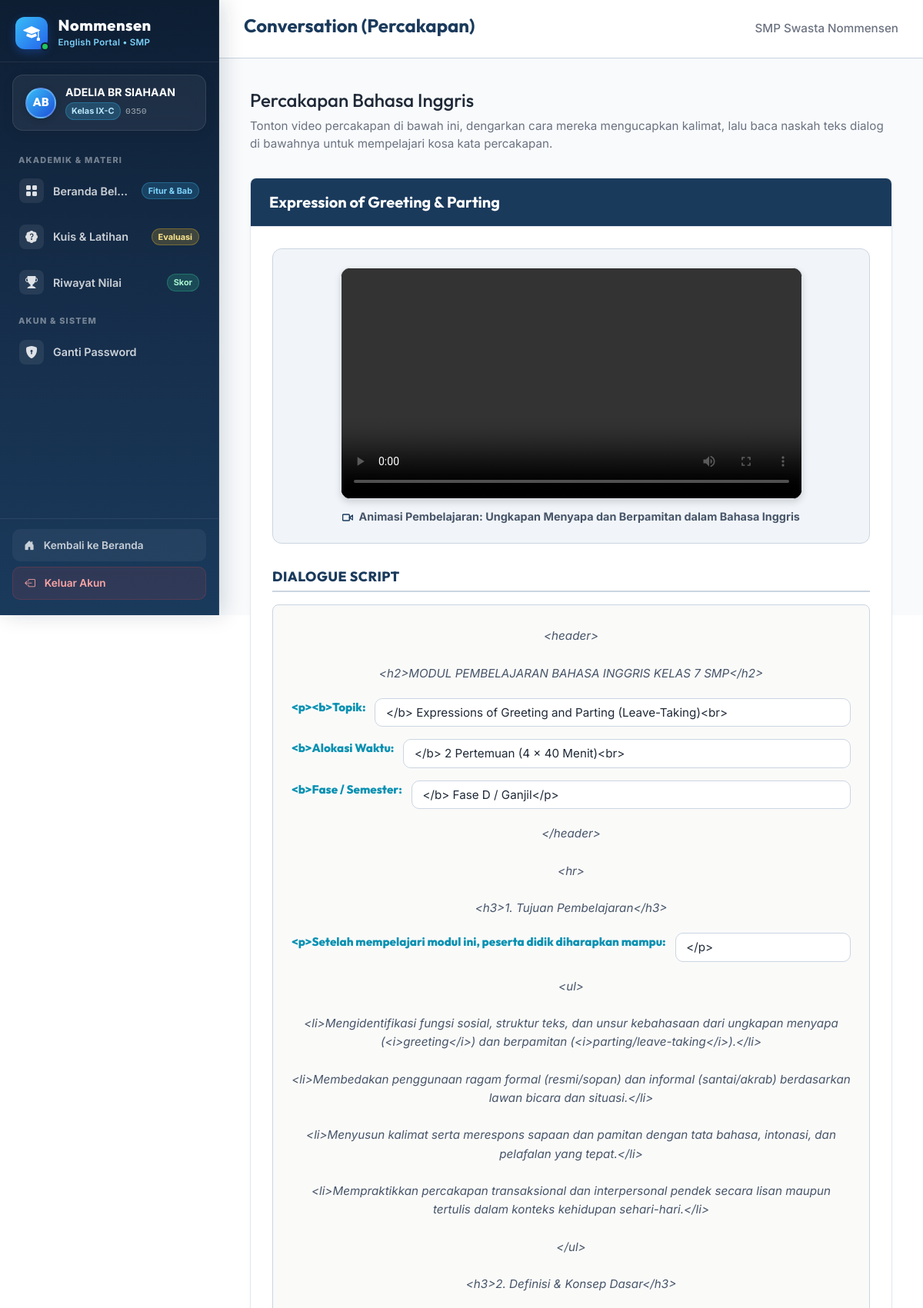
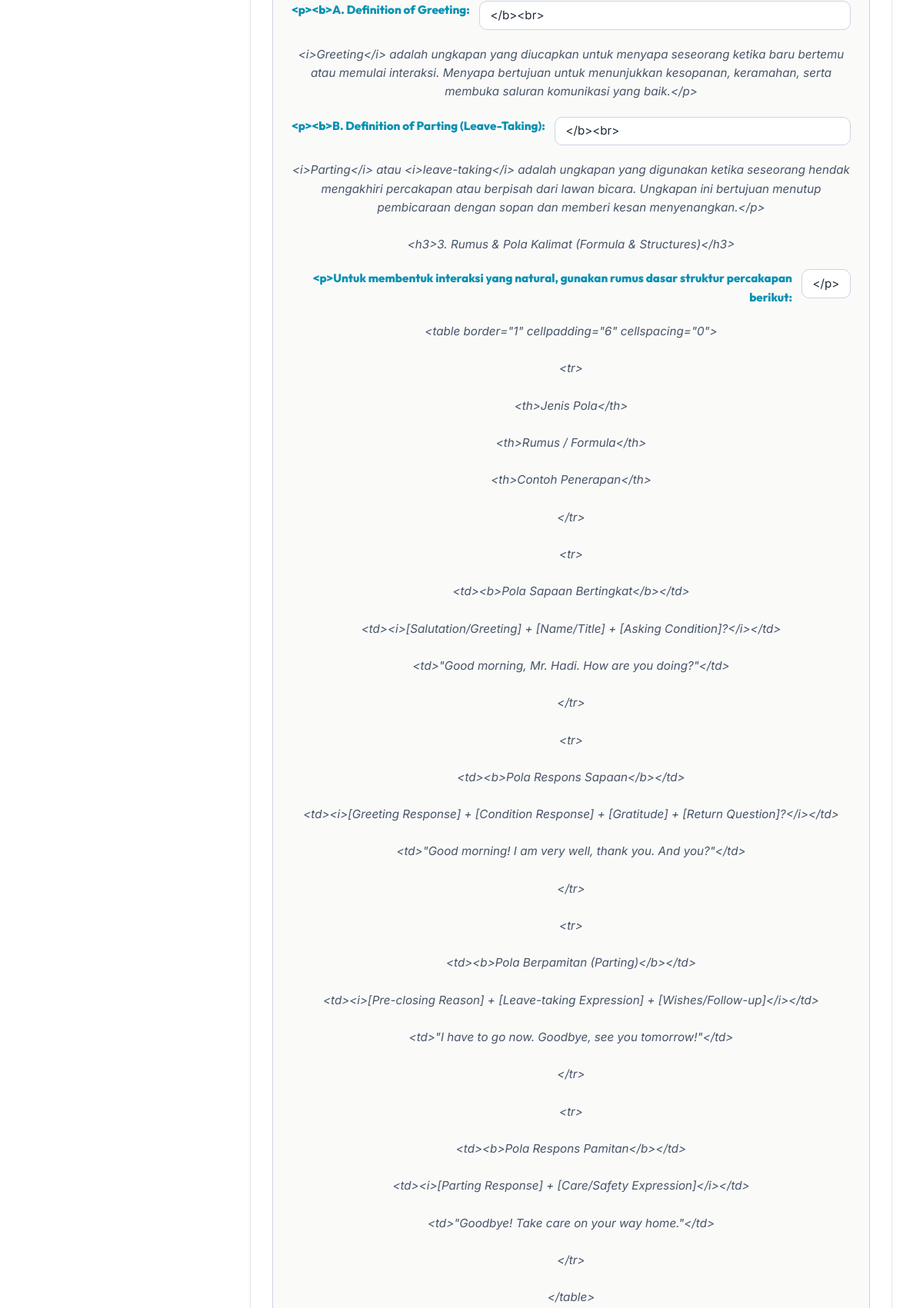
Page /siswa/conversation.php (signed in, upper part) on the committed database (2 pictures, top to bottom).
### tables this page shows
CREATE TABLE `tb_materi` (
  `id_materi` int(11) NOT NULL AUTO_INCREMENT,
  `kategori` varchar(50) NOT NULL,
  `semester` tinyint(1) NOT NULL DEFAULT 1,
  `urutan` int(11) NOT NULL DEFAULT 1,
  `judul_materi` varchar(150) NOT NULL,
  `ringkasan` text DEFAULT NULL,
  `konten_teks` text DEFAULT NULL,
  `created_at` timestamp NOT NULL DEFAULT current_timestamp(),
  `id_guru` int(11) DEFAULT NULL,
  PRIMARY KEY (`id_materi`),
  KEY `id_guru` (`id_guru`),
  CONSTRAINT `tb_materi_ibfk_1` FOREIGN KEY (`id_guru`) REFERENCES `tb_guru` (`id_guru`) ON DELETE SET NULL
);

CREATE TABLE `tb_video` (
  `id_video` int(11) NOT NULL AUTO_INCREMENT,
  `id_materi` int(11) DEFAULT NULL,
  `file_video` varchar(255) NOT NULL,
  `keterangan` varchar(255) DEFAULT NULL,
  PRIMARY KEY (`id_video`),
  KEY `id_materi` (`id_materi`),
  CONSTRAINT `tb_video_ibfk_1` FOREIGN KEY (`id_materi`) REFERENCES `tb_materi` (`id_materi`) ON DELETE CASCADE
);

### siswa/conversation.php (the view, shortened to what this page needs)
<?php
require_once '../config.php';
try {
    $stmt_materi = $pdo->prepare("
        SELECT DISTINCT m.*
        FROM tb_materi m
        JOIN tb_video v ON m.id_materi = v.id_materi
        ORDER BY m.urutan ASC
    ");
    $stmt_materi->execute();
    $units = $stmt_materi->fetchAll();
} catch (PDOException $e) {
    die("Gagal mengambil data materi: " . $e->getMessage());
}
require_once '../includes/header.php';
require_once '../includes/sidebar.php';
?>
<main class="siswa-main">
    <header class="siswa-header">
        <h1>Conversation (Percakapan)</h1>
        <div class="siswa-header-school">SMP Swasta Nommensen</div>
    </header>
    <div class="siswa-content">
        <div style="margin-bottom: 2rem;">
            <h2 style="font-family: 'Outfit', sans-serif; font-size: 1.5rem; color: #1f2937; margin-bottom: 0.5rem;">Percakapan Bahasa Inggris</h2>
            <p style="color: #6b7280; font-size: 0.95rem;">Tonton video percakapan di bawah ini, dengarkan cara mereka mengucapkan kalimat, lalu baca naskah teks dialog di bawahnya untuk mempelajari kosa kata percakapan.</p>
        </div>
        <?php if (empty($units)): ?>
            <div style="background: #ffffff; padding: 2rem; border-radius: 8px; border: 1px solid #cbd5e1; text-align: center; color: #6b7280;">
                Belum ada materi Conversation yang tersedia saat ini.
            </div>
        <?php else: ?>
            <?php foreach ($units as $unit): ?>
                <?php
                try {
                    $stmt_video = $pdo->prepare("SELECT * FROM tb_video WHERE id_materi = :id LIMIT 1");
                    $stmt_video->execute(['id' => $unit['id_materi']]);
                    $video = $stmt_video->fetch();
                } catch (PDOException $e) {
                    $video = null;
                }
                ?>
                <div style="margin-bottom: 3.5rem; background: #ffffff; border: 1px solid #e2e8f0; box-shadow: var(--shadow-sm); border-radius: 8px; overflow: hidden; box-shadow: 0 4px 6px rgba(0, 0, 0, 0.03);">
                    <div style="background-color: var(--accent-blue); color: #ffffff; padding: 1rem 1.5rem; font-family: 'Outfit', sans-serif; font-weight: 700; font-size: 1.25rem; border-bottom: 1px solid #e2e8f0;">
                        <?= htmlspecialchars($unit['judul_materi']) ?>
                    </div>
                    <div style="padding: 1.75rem;">
                        <div style="display: flex; flex-direction: column; align-items: center; margin-bottom: 2rem; background-color: #f1f5f9; padding: 1.5rem; border-radius: 12px; border: 1px solid var(--border-color);">
                            <?php if ($video): ?>
                                <video src="../assets/video/<?= htmlspecialchars($video['file_video']) ?>" controls style="width: 100%; max-width: 600px; border-radius: 12px; border: 1px solid #e2e8f0; box-shadow: var(--shadow-sm); background-color: #000000; box-shadow: 0 4px 10px rgba(0,0,0,0.15);"></video>
                                <div style="margin-top: 0.75rem; font-weight: 700; color: #475569; font-size: 0.9rem;">
                                    <?= htmlspecialchars($video['keterangan'] ?? 'Video Percakapan') ?>
                                </div>
                            <?php endif; ?>
                        </div>
                        <div>
                            <h3 style="font-family: 'Outfit', sans-serif; font-size: 1.1rem; font-weight: 800; color: var(--accent-blue); margin-bottom: 1rem; border-bottom: 2px solid var(--border-color); padding-bottom: 0.5rem; text-transform: uppercase; letter-spacing: 0.5px;">
                                Dialogue Script
                            </h3>
                            <div style="background-color: #fafaf9; border: 1px solid var(--border-color); padding: 1.5rem; border-radius: 8px; box-shadow: inset 0 2px 4px rgba(0,0,0,0.01);">
                                <?php
                                $lines = explode("\n", $unit['konten_teks']);
                                foreach ($lines as $line) {
                                    $line = trim($line);
                                    if ($line === '') continue;
                                    $colon_pos = strpos($line, ':');
                                    if ($colon_pos !== false) {
                                        $speaker = trim(substr($line, 0, $colon_pos));
                                        $dialog = trim(substr($line, $colon_pos + 1));
                                        $label_color = ($speaker === 'A') ? 'var(--accent-blue)' : '#0891b2';
                                        ?>
                                        <div style="margin-bottom: 1rem; display: flex; gap: 0.75rem; font-size: 0.95rem; line-height: 1.6; align-items: flex-start;">
                                            <div style="font-weight: 800; color: <?= $label_color ?>; min-width: 35px; text-align: right; font-family: 'Outfit', sans-serif;"><?= htmlspecialchars($speaker) ?>:</div>
                                            <div style="color: #1f2937; background: #ffffff; padding: 0.35rem 0.85rem; border-radius: 10px; border: 1px solid var(--border-color); flex-grow: 1;"><?= htmlspecialchars($dialog) ?></div>
                                        </div>
                                        <?php
                                    } else {
                                        ?>
                                        <div style="margin-bottom: 1rem; font-size: 0.95rem; color: #475569; line-height: 1.6; font-style: italic; text-align: center; padding: 0.25rem 0;">
                                            <?= htmlspecialchars($line) ?>
                                        </div>
                                        <?php
                                    }
                                }
                                ?>
                        </div>
                    </div>
                </div>
            <?php endforeach; ?>
        <?php endif; ?>
    </div>
<?php
require_once '../includes/footer.php';
?>

### assets/css/style.css (style rules this page uses)
:root { --accent-blue: #1A3A5C; --accent-blue-hover: #10243b; --bs-primary: #1A3A5C; --bs-primary-rgb: 26, 58, 92; --bg-light: #ffffff; --bg-header: #1A3A5C; --bg-footer: #10243b; --text-main: #111827; --text-muted: #6b7280; --border-color: #cbd5e1; --transition-smooth: all 0.2s ease-in-out; }
* { box-sizing: border-box; margin: 0; padding: 0; }
html, body { height: 100%; }
body { font-family: 'Inter', sans-serif; background-color: var(--bg-light); color: var(--text-main); display: flex; flex-direction: column; min-height: 100vh; }
.siswa-main { flex: 1; min-width: 0; display: flex; flex-direction: column; min-height: 100vh; background-color: #f8fafc; margin-left: 285px; width: calc(100% - 285px); }
.siswa-header { background-color: #ffffff; border-bottom: 1px solid var(--border-color); padding: 1.2rem 2rem; display: flex; justify-content: space-between; align-items: center; box-shadow: 0 1px 3px rgba(0, 0, 0, 0.02); }
.siswa-header h1 { font-family: 'Outfit', sans-serif; font-size: 1.5rem; color: var(--accent-blue); font-weight: 700; }
.siswa-header-school { font-size: 0.95rem; color: var(--text-muted); font-weight: 500; }
.siswa-content { flex-grow: 1; padding: 2.5rem; max-width: 1200px; width: 100%; margin: 0 auto; }
img, video { max-width: 100%; height: auto; }

### rows in the picture
tb_materi: judul_materi "Expression of Greeting & Parting", tb_video.keterangan "Animasi Pembelajaran: Ungkapan Menyapa dan Berpamitan dalam Bahasa Inggris", line "<header>", line "<h2>MODUL PEMBELAJARAN BAHASA INGGRIS KELAS 7 SMP</h2>", speaker "<p><b>Topik", dialog "</b> Expressions of Greeting and Parting (Leave-Taking)<br>", speaker "<b>Alokasi Waktu", dialog "</b> 2 Pertemuan (4 x 40 Menit)<br>", speaker "<b>Fase / Semester", dialog "</b> Fase D / Ganjil</p>", line "</header>", line "<hr>", line "<h3>1. Tujuan Pembelajaran</h3>", speaker "<p>Setelah mempelajari modul ini, peserta didik diharapkan mampu", dialog "</p>", line "<ul>", line "<li>Mengidentifikasi fungsi sosial, struktur teks, dan unsur kebahasaan dari ungkapan menyapa (<i>greeting</i>) dan berpamitan (<i>parting/leave-taking</i>).</li>", line "<li>Membedakan penggunaan ragam formal (resmi/sopan) dan informal (santai/akrab) berdasarkan lawan bicara dan situasi.</li>", line "<li>Menyusun kalimat serta merespons sapaan dan pamitan dengan tata bahasa, intonasi, dan pelafalan yang tepat.</li>", line "<li>Mempraktikkan percakapan transaksional dan interpersonal pendek secara lisan maupun tertulis dalam konteks kehidupan sehari-hari.</li>", line "</ul>", line "<h3>2. Definisi & Konsep Dasar</h3>", speaker "<p><b>A. Definition of Greeting", dialog "</b><br>", line "<i>Greeting</i> adalah ungkapan yang diucapkan untuk menyapa seseorang ketika baru bertemu atau memulai interaksi. Menyapa bertujuan untuk menunjukkan kesopanan, keramahan, serta membuka saluran komunikasi yang baik.</p>", speaker "<p><b>B. Definition of Parting (Leave-Taking)", line "<i>Parting</i> atau <i>leave-taking</i> adalah ungkapan yang digunakan ketika seseorang hendak mengakhiri percakapan atau berpisah dari lawan bicara. Ungkapan ini bertujuan menutup pembicaraan dengan sopan dan memberi kesan menyenangkan.</p>", line "<h3>3. Rumus & Pola Kalimat (Formula & Structures)</h3>", speaker "<p>Untuk membentuk interaksi yang natural, gunakan rumus dasar struktur percakapan berikut", line "<table border=\"1\" cellpadding=\"6\" cellspacing=\"0\">", line "<tr>", line "<th>Jenis Pola</th>", line "<th>Rumus / Formula</th>", line "<th>Contoh Penerapan</th>", line "</tr>", line "<td><b>Pola Sapaan Bertingkat</b></td>", line "<td><i>[Salutation/Greeting] + [Name/Title] + [Asking Condition]?</i></td>", line "<td>\"Good morning, Mr. Hadi. How are you doing?\"</td>", line "<td><b>Pola Respons Sapaan</b></td>", line "<td><i>[Greeting Response] + [Condition Response] + [Gratitude] + [Return Question]?</i></td>", line "<td>\"Good morning! I am very well, thank you. And you?\"</td>", line "<td><b>Pola Berpamitan (Parting)</b></td>", line "<td><i>[Pre-closing Reason] + [Leave-taking Expression] + [Wishes/Follow-up]</i></td>", line "<td>\"I have to go now. Goodbye, see you tomorrow!\"</td>", line "<td><b>Pola Respons Pamitan</b></td>", line "<td><i>[Parting Response] + [Care/Safety Expression]</i></td>", line "<td>\"Goodbye! Take care on your way home.\"</td>", line "</table>"

### other values in the picture
$initials "AB"
$nama_siswa "ADELIA BR SIAHAAN"
$kelas_siswa "IX-C"
$nis_siswa "0350"
